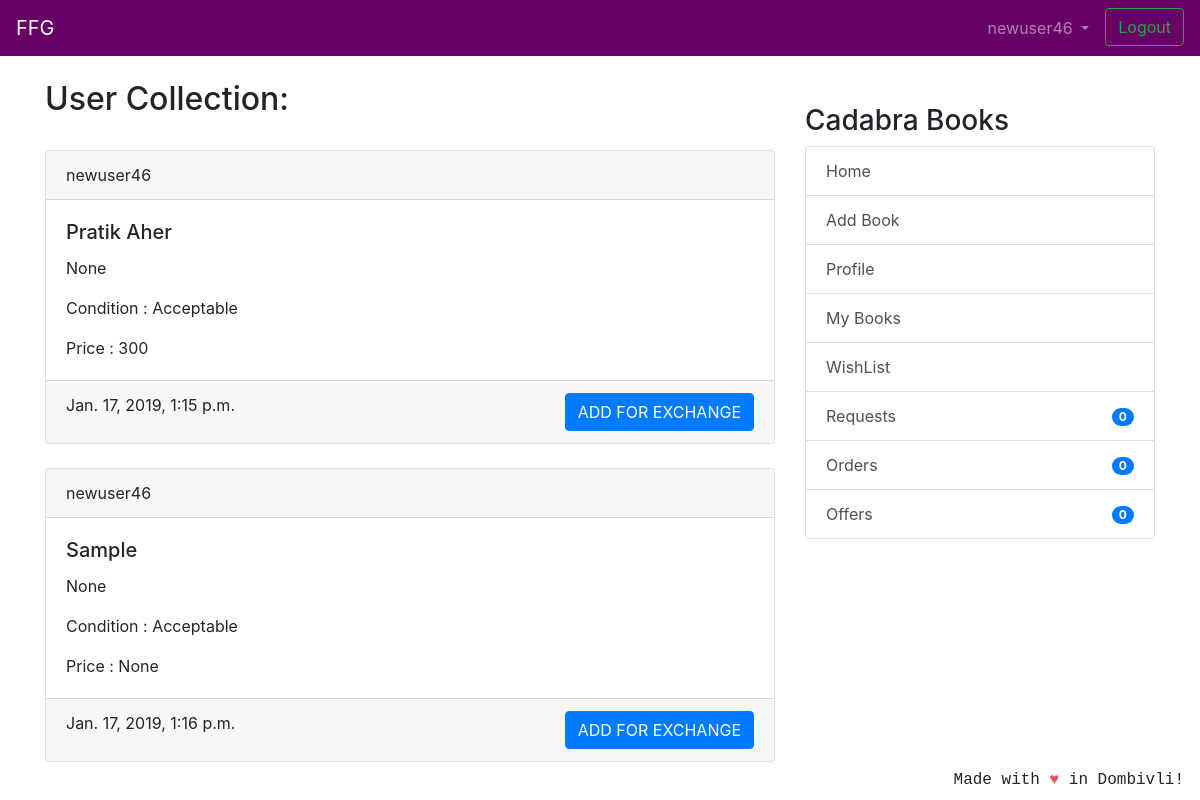
/userbooks/newuser46 (signed in), run on an earlier commit of the app's database.
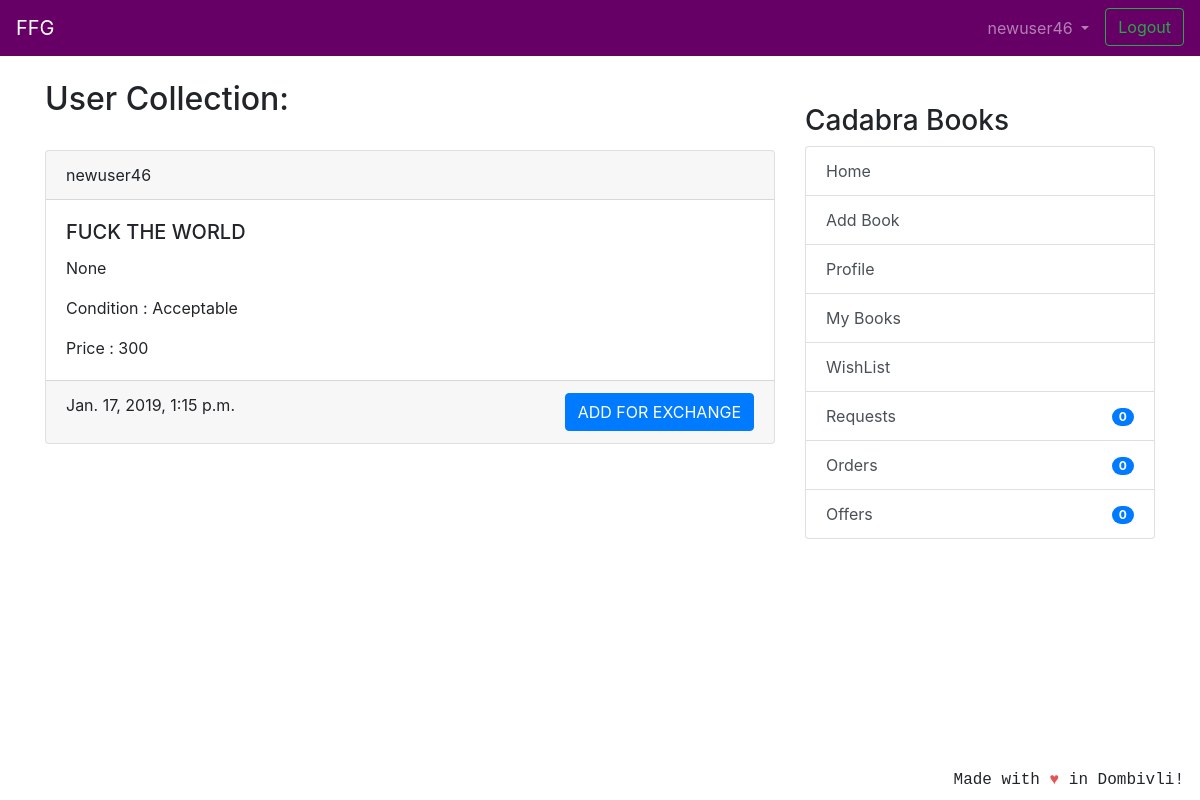
And on a later commit of the database.
### coreapp/models.py (models this page shows, shortened)
class Book(models.Model):
    user = models.ForeignKey(User, on_delete=models.CASCADE, null=True)
    book_name = models.CharField(max_length=100)
    author_name = models.CharField(max_length=100, blank=True, null=True)
    description = models.CharField(max_length=2000,blank=True,null=True)
    image = models.ImageField(null=True, blank=True, upload_to="book_images/")
    price = models.IntegerField(null=True,blank=True)
    sell_or_exchange = models.CharField(
        max_length=100, choices=BUY_OR_EXCHANGE, default='Exchange')
    condition = models.CharField(
        max_length=100, choices=CONITION_CHOICES, default='Acceptable')
    created_at = models.DateTimeField(auto_now_add=True)
    class Meta:
        verbose_name = 'Book'
        verbose_name_plural = 'Books'

### coreapp/views.py (the view)
# urls.py: path('userbooks/<str:username>', views.UserBookListViewForUser.as_view(),name='userbooksforuser'),
class UserBookListViewForUser(LoginRequiredMixin, generic.ListView):
    model = Book
    template_name = 'collection_user_entries.html'
    context_object_name = 'books'
    ordering = ['-created_at']
    def get_queryset(self):
        user = self.kwargs['username']
        user_profile = get_object_or_404(Profile, user__username=user)
        collection_items = UserCollection.objects.get(
            owner=user_profile)
        return collection_items.get_collection_items()

### coreapp/models.py (called while the page is built)
    def get_collection_items(self):
        return self.books.all()

### nofapapp/context_processors.py (called while the page is built)
def add_variable_to_context(request):
    if request.user.id:
        return {
            'requestscount': Requests.objects.filter(requester=request.user).count(),
            'offercount' : Requests.objects.filter(offerrer=request.user).count(),
            'orderscount': Transaction.objects.filter(offerrer=request.user).count(),
            'addresscheck': get_object_or_404(ShippingAddress, profile=get_object_or_404(Profile, user=request.user)).address1,
            }
    else:
        return {}

### templates/collection_user_entries.html (shortened to what this page needs)
{% extends 'base.html' %}
{% block content %}
<h2>User Collection:</h2>
<br />
{% if books %}
{% for book in books %}
<div class="card text-left">
    <div class="card-header">
        {{ book.user.username }}
    </div>
    <div class="card-body">
        <h5 class="card-title">{{ book.book_name }}</h5>
        <p class="card-text">{{ book.description }}</p>
        <p class="card-text">Condition : {{ book.condition }} </p>
        <p class="card-text">Price : {{ book.price }} </p>
    </div>
    <div class="card-footer text-mutxed">
        {{ book.created_at }} <a href="{% url 'wishlist:add_to_list' book.id %}" class="btn btn-primary float-right">ADD FOR EXCHANGE</a>
    </div>
</div>
{% endfor %}
{% else %}
<div class="text-center">
    <h1>No Books Found ! </h1>
</div>
{% endif %}
{% endblock %}

What changed in the data, as far as the page shows it:
removed Book: user.username "newuser46", book_name "Sample", description "None", condition "Acceptable", price "None", created_at "Jan. 17, 2019, 1:16 p.m."
changed Book "None": book_name "Pratik Aher" → "FUCK THE WORLD"
